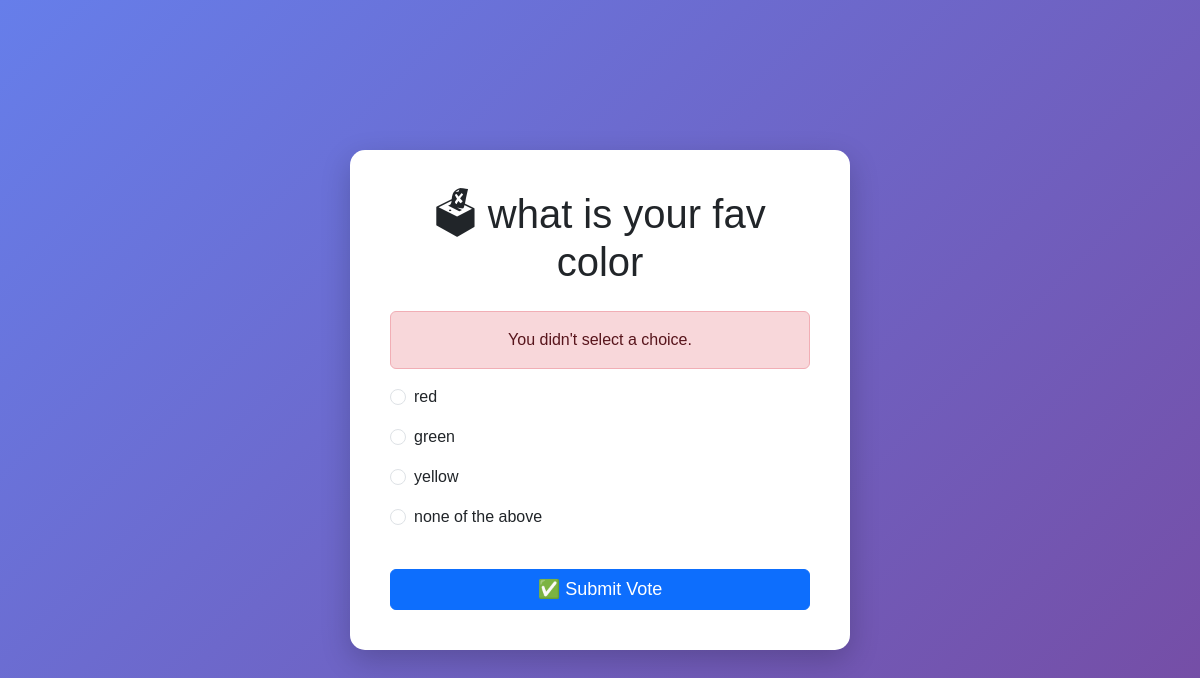
Screenshot of /3/vote/ with the database file from the repository.
### polls/models.py (models this page shows, shortened)
class Question(models.Model):
    question_text = models.CharField(max_length=200)
    pub_date = models.DateTimeField("date published")

class Choice(models.Model):
    question = models.ForeignKey(
        Question,
        on_delete=models.CASCADE
    )
    choice_text = models.CharField(max_length=200)
    votes = models.IntegerField(default=0)

### polls/views.py (the view)
# urls.py: path('<int:question_id>/vote/', views.vote, name='vote'),
def vote(request, question_id):
    question = get_object_or_404(Question, pk=question_id)
    try:
        selected_choice = question.choice_set.get(
            pk=request.POST['choice']
        )
    except:
        return render(request, 'polls/detail.html', {
            'question': question,
            'error_message': "You didn't select a choice."
        })
    selected_choice.votes += 1
    selected_choice.save()
    return HttpResponseRedirect(
        reverse('polls:results', args=(question.id,))
    )

### polls/templates/polls/detail.html (shortened to what this page needs)
<!DOCTYPE html>
<html lang="en">
<head>
    <link href="https://cdn.jsdelivr.net/npm/bootstrap@5.3.2/dist/css/bootstrap.min.css"
          rel="stylesheet">
</head>
<body>
<div class="vote-card">
    <h1>🗳 {{ question.question_text }}</h1>
    {% if error_message %}
        <div class="alert alert-danger text-center">
            {{ error_message }}
        </div>
    {% endif %}
    <form action="{% url 'polls:vote' question.id %}" method="post">
        {% for choice in question.choice_set.all %}
        <div class="form-check mb-3">
            <input class="form-check-input"
                   type="radio"
                   name="choice"
                   id="choice{{ forloop.counter }}"
                   value="{{ choice.id }}">
            <label class="form-check-label"
                   for="choice{{ forloop.counter }}">
                {{ choice.choice_text }}
            </label>
        </div>
        {% endfor %}
        <br>
        <button type="submit"
                class="btn btn-primary btn-vote">
            ✅ Submit Vote
        </button>
    </form>
</div>
</body>
</html>

### polls/templates/polls/detail.html (style rules this page uses)
body { background: linear-gradient(135deg,#667eea,#764ba2); height: 100vh; display: flex; justify-content: center; align-items: center; font-family: Arial, sans-serif; }
.vote-card { background: white; padding: 40px; border-radius: 15px; width: 500px; box-shadow: 0px 10px 30px rgba(0,0,0,0.2); }
h1 { text-align: center; margin-bottom: 25px; }
.btn-vote { width: 100%; font-size: 18px; }

### rows the page displays
Question: question_text "what is your fav color"
Choice: choice_text "red"
Choice: choice_text "green"
Choice: choice_text "yellow"
Choice: choice_text "none of the above"

### other values shown
{{ error_message }} "You didn't select a choice."
